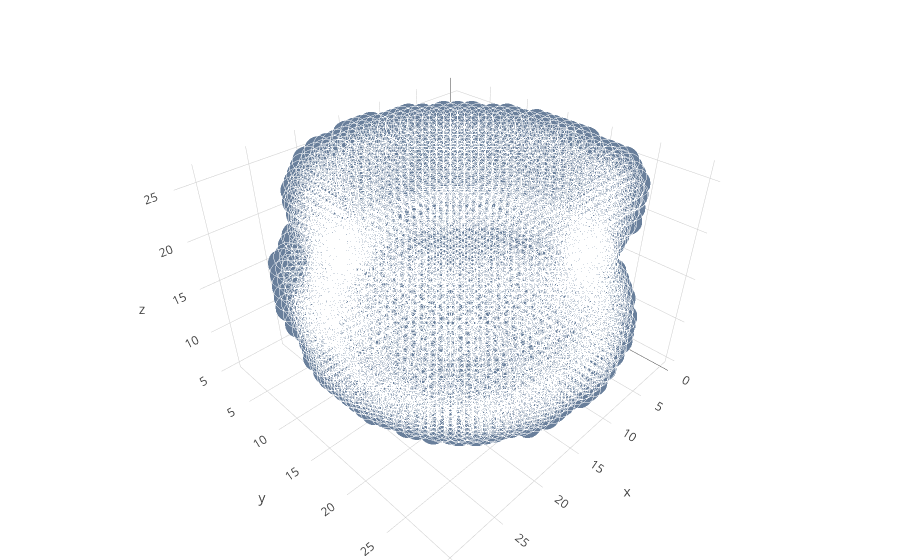

Source (notebook cell):
### Code cell
lbl = 'Mug'
sel = voxels[labels == lbl]
print(f'{sel.shape[0]} objects.')
i = np.random.choice(sel.shape[0])
plot_vol(sel[i])

### Figure 1 — Plotly figure (JSON) as saved in the notebook; plotly's stock layout.template omitted (floating-point values rounded to 4 significant figures; data arrays with more than 128 entries replaced by an {"elided": "..."} marker saying what was removed)
{"data": [{"marker": {"color": "rgb(105, 127, 155)", "line": {"color": "rgba(217, 217, 217, 0.14)", "width": 0.5}, "opacity": 1, "size": 10}, "mode": "markers", "type": "scatter3d", "x": {"elided": "3776 int values"}, "y": {"elided": "3776 int values"}, "z": {"elided": "3776 int values"}}], "layout": {"margin": {"b": 0, "l": 0, "r": 0, "t": 0}}}
